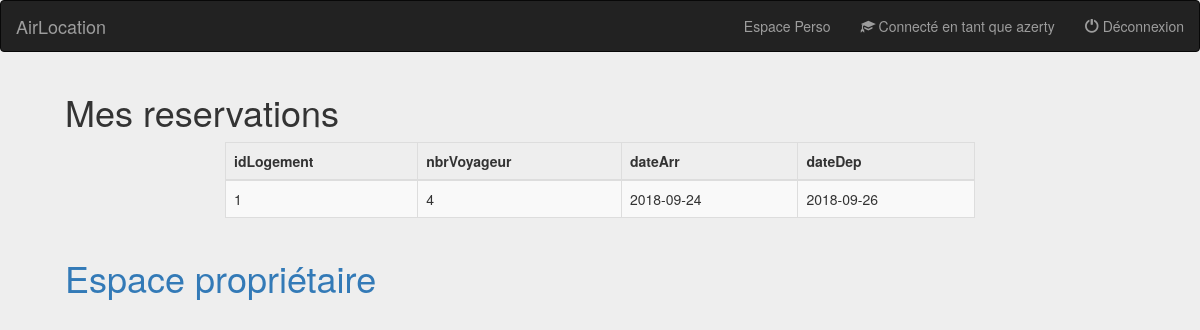
The page /mon_compte.php (signed in) on the database its author committed.
### tables this page shows
CREATE TABLE IF NOT EXISTS `reservations` (
  `idUser` smallint(3) NOT NULL,
  `idLogement` smallint(3) NOT NULL,
  `nbrVoyageur` int(11) NOT NULL,
  `dateArr` date NOT NULL,
  `dateDep` date NOT NULL
);

### mon_compte.php (the view, shortened to what this page needs)
<?php
	require ('entete.php');
	require('database_auth.php');
?>
	<div class="col-lg-12 col-md-12 col-sm-12">
		<h1>Mes reservations</h1>
		<div class="col-lg-offset-2 col-lg-8 col-lg-offset-2 col-md-offset-2 col-md-8 col-md-offset-2 col-sm-offset-2 col-sm-8 col-sm-offset-2">
			<table class="table table-striped table-bordered">
	        	<thead>
	          	<tr>
	            	<th>idLogement</th>
	            	<th>nbrVoyageur</th>
	            	<th>dateArr</th>
	            	<th>dateDep</th>
	          	</tr>
	        	</thead>
	       		<tbody>
			<?php
				$req=$bd->prepare('select idLogement, nbrVoyageur, dateArr, dateDep from RESERVATIONS where idUser=:id');
				$req->bindvalue(':id', $_SESSION['idUser']);
				$req->execute();
			    while($tab = $req->fetch(PDO::FETCH_ASSOC)){
					echo "<tr>";
					echo "<td>" . $tab['idLogement'] . "</td>";
					echo "<td>" . $tab['nbrVoyageur'] . "</td>";
					echo "<td>" . $tab['dateArr'] . "</td>";
					echo "<td>" . $tab['dateDep'] . "</td>";
					echo "</tr>";
			    }
			?>
				</tbody>
			</table>
		</div>
	</div>
	<?php
		if($_SESSION['connecte'] == true && $_SESSION['owner'] == 1){
			echo '<div class="col-lg-12 col-md-12 col-sm-12">
				<a href="espace_proprio.php"> <h1>Espace propriétaire</h1> </a>
			</div>';
		}
	?>
</body>
</html>

### css/authentification.css (style rules this page uses)
body { padding-bottom: 40px; background-color: #eee; }

### css/mon_compte.css (style rules this page uses)
h1 { margin-left: 50px; }

### rows shown on the page
reservations: idLogement "1", nbrVoyageur "4", dateArr "2018-09-24", dateDep "2018-09-26"

### other values the page prints
$_SESSION['login'] "azerty"
